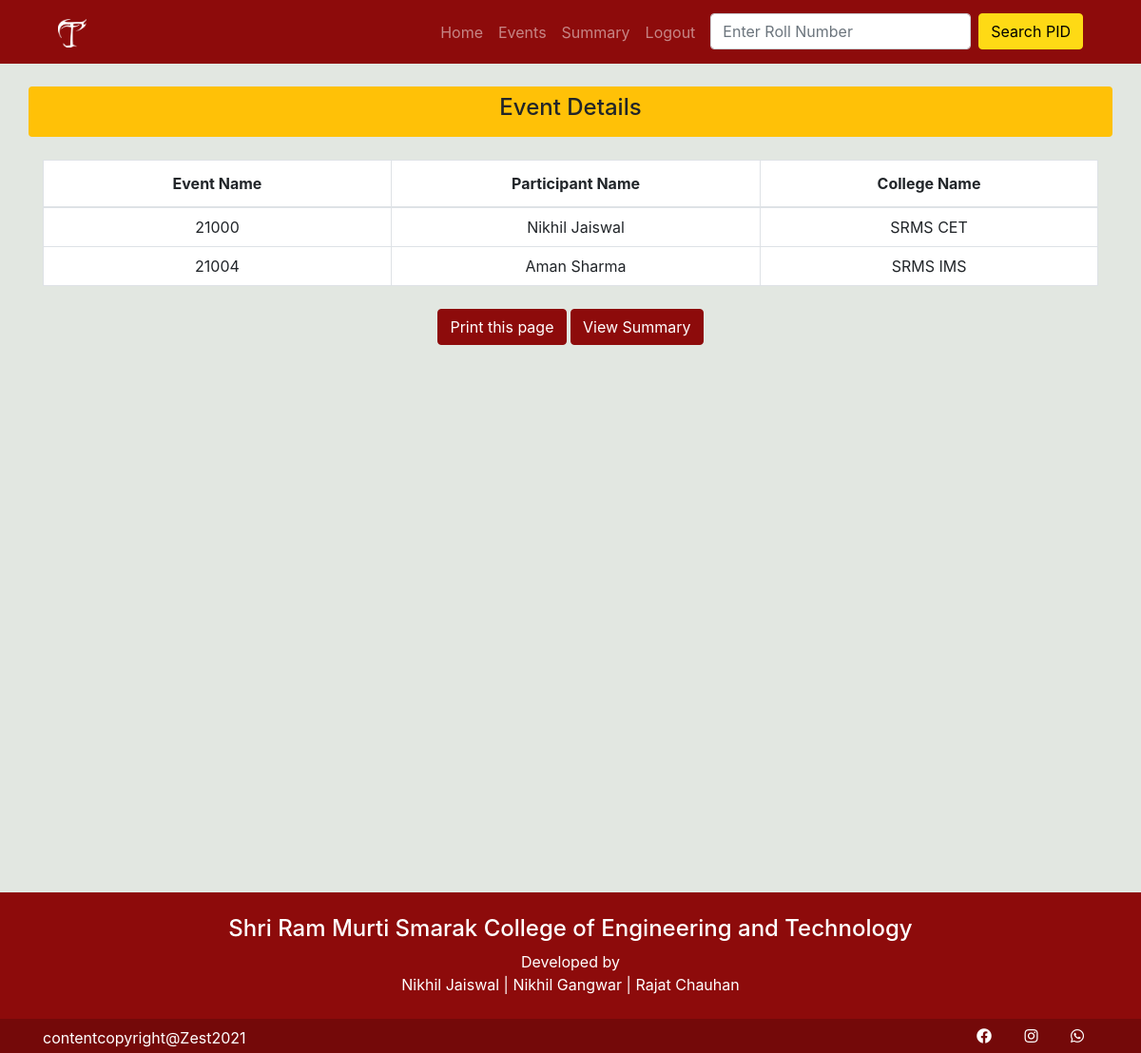
Page /zest/event_details/2/ (signed in) on the committed database.
### zest/models.py (models this page shows, shortened)
class Pid(models.Model):
    id = models.BigAutoField(auto_created=True, primary_key=True, serialize=False, verbose_name='ID')
    name = models.CharField(max_length=50, help_text='Enter Name', validators=[validate_name])
    college_name = CharField(choices=COLLEGE_CHOICES, max_length=100, help_text='Select College')
    roll_no = models.IntegerField(unique=True)
    batch = models.CharField(choices=BATCH_CHOICES, max_length=25, help_text='Select Batch')
    course = models.CharField(choices=COURSE_CHOICES, max_length=25, help_text='Select Course')
    branch = models.CharField(choices=BRANCH_CHOICES, max_length=50, help_text='Select Branch')
    phone = models.IntegerField(help_text='Enter Mobile No',validators =[validate_phone])
    date_joined = models.DateTimeField(default=timezone.now)
    generated_by = models.ForeignKey(User, on_delete=models.PROTECT,related_name='gereted_pid')

### zest/views.py (the view)
# urls.py: path('event_details/<int:id>/', views.event_details, name='event_details'),
@login_required(login_url='/zest/login/')
def event_details(request,id):
  individual_event_obj =Individual_Event.objects.get(id=id)
  pids = individual_event_obj.pid.all()
  return render(request,'zest/event_details.html', {'pids': pids})

### zest/templates/zest/event_details.html
{% extends 'zest/base.html' %}
{% block content %}
<div class="container vh-100">
  <div class="row rounded mt-4 bg-warning">
    <div class="col-md-12 p-2 text-center">
      <h4>Event Details</h4>
    </div>
  </div>
  <div class="row mt-4">
    <div class="col-md-12">
      <table class="table table-bordered table-hover bg-white">
        <thead>
          <tr class="text-center">
            <th scope="col" style="width:33%">Event Name </th>
            <th scope="col" style="width:35%">Participant Name</th>
            <th scope="col" style="width:37%">College Name</th>
          </tr>
        </thead>
        <tbody>
          {% for pid in pids %}
          <tr>
            <td class="align-middle text-center p-2">{{pid.id}}</td>
            <td class="text-center align-middle p-2">{{pid.name}}</td>
            <td class="align-middle text-center p-2">{{pid.college_name}}</td>
          </tr>
          {% endfor %}
        </tbody>
      </table>
    </div>
  </div>
  <div class="row d-print-none">
    <div class="col-md-12 mt-2  text-center">
      <form>
        <input class="btn btn-color serach-btn " type="button" value="Print this page" onClick="window.print()">
        <a href="{% url 'event_summary' %}" class="btn btn-color serach-btn ">View Summary</a>
      </form>
    </div>
  </div>
</div>
{% endblock content %}

### zest/static/zest/css/core.css (style rules this page uses)
:root { --theme: #8d0b0b; --bgcolor: #126364; --yellow: #FEDA15; }
body { background: #E2E7E1; }
.btn-color { color: #fff; background-color: var(--theme); border-color: var(--theme); }

### rows in the picture
Pid: id "21000", name "Nikhil Jaiswal", college_name "SRMS CET"
Pid: id "21004", name "Aman Sharma", college_name "SRMS IMS"
